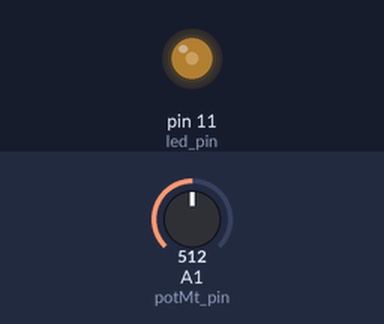
The sketch below on a simulated Arduino Uno, built with avr-gcc and run on an emulated ATmega328P. Parts: output pins drawn as LEDs (lit = HIGH). The inputs (shaded band) are chosen by the test bench; at power-on: A1 (potMt_pin) = 512. What the sketch prints to the serial monitor is not drawn.

Above: at 1.2 s.
1.3 s: A1 (potMt_pin) set to 306
At 1.9 s:
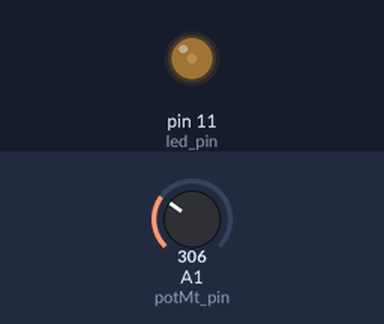
2.8 s: A1 (potMt_pin) set to 0
At 4.0 s:
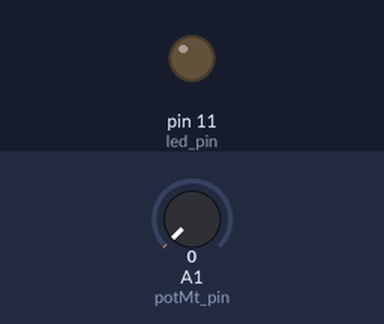
4.3 s: A1 (potMt_pin) set to 4
5.8 s: A1 (potMt_pin) set to 7
At 6.4 s:
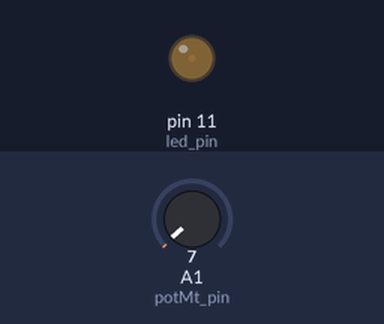
7.3 s: A1 (potMt_pin) set to 900
At 7.7 s:
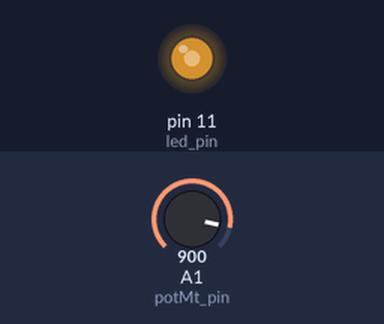
Timing chart, 0 to 9.8 s (numbered marks = the images above; inputs shaded):
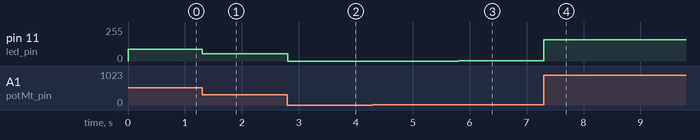

Measured:
- after the input at 1.3 s, pin 11 (led_pin): 90/255 → 53/255 at once
- after the input at 2.8 s, pin 11 (led_pin): 53/255 → 0/255 at once
- after the input at 5.8 s, pin 11 (led_pin): 0/255 → 1/255 at once
- after the input at 7.3 s, pin 11 (led_pin): 1/255 → 158/255 at once

The sketch:

potentiometer_adjustable_voltage_divider.ino
```cpp
#define led_pin 11
#define potMt_pin A1

void setup() {
  Serial.begin(9600);
  pinMode(11, OUTPUT);// put your setup code here, to run once:

}

void loop() {
  int val = analogRead(potMt_pin);
  // int ledval= map (val, 0, 1023, 0, 255);
  int ledval= map (val, 0, 1023, 0, 180);
  analogWrite(led_pin, ledval);
  // int pot_MtVal= analogRead(A1);
  // int bright= pot_MtVal/4;
  // analogWrite(11, bright);// put your main code here, to run repeatedly:
  Serial.println(ledval);
  // delay(100);
}
```
